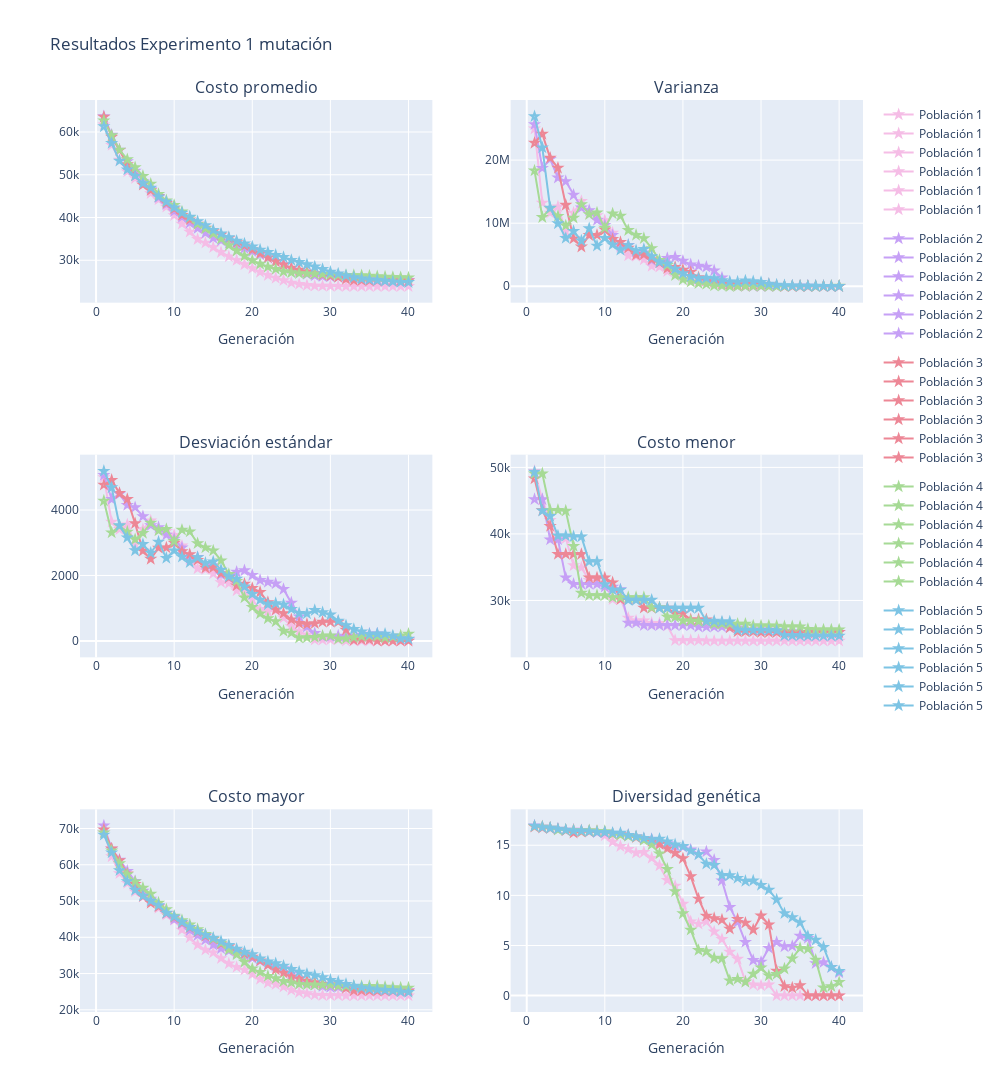

This figure's notebook cell:
### Code cell
show_report(resultados1, max_gen_, msg="Resultados Experimento 1 mutación")
